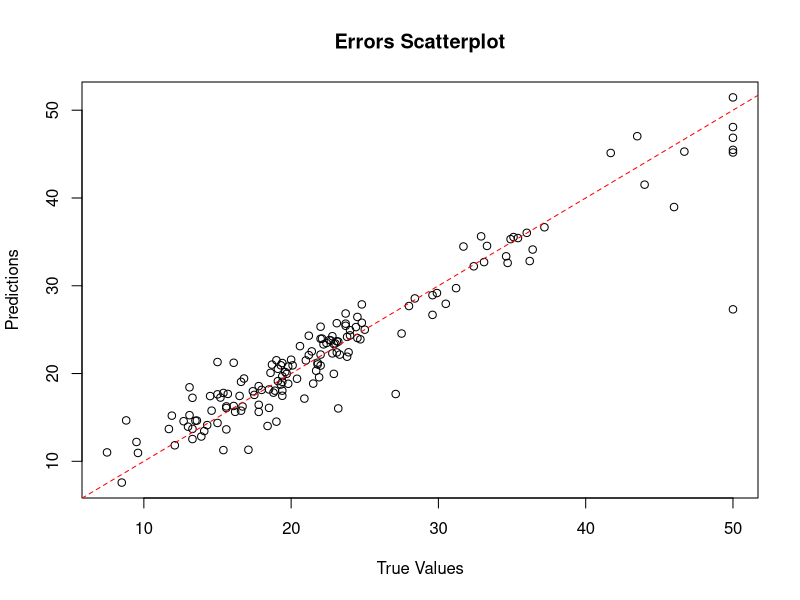
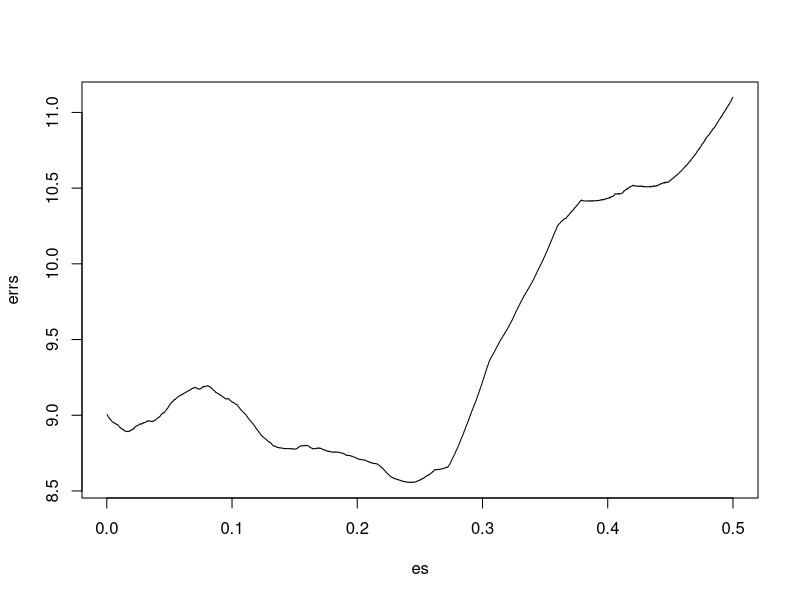

These charts were generated, in order, by the following R code:
## ---- chunk 1
library(e1071)
set.seed(1234)
## ---- chunk 2
data(iris)
## ---- chunk 3
head(iris)
## ---- chunk 4
nrow(iris)
## ---- chunk 5
sampleset <-sample(1:nrow(iris),100)
training<-iris[sampleset,]
test<- iris[-sampleset,]
## ---- chunk 6
model1 <- svm(Species ~.,training)
model2 <- svm(Species ~.,training,cost=20)
## ---- chunk 7
ps1<- predict(model1,test)
ps2<- predict(model2,test)
## ---- chunk 8
mc1 <- table(ps1,test$Species)
mc2 <- table(ps2,test$Species)
## ---- chunk 9
mc1
mc2
## ---- chunk 10
e1 <- 1 - sum( diag(mc1) ) / sum(mc1)
e2 <- 1 - sum( diag(mc2) ) / sum(mc2)

print(e1)
print(e2)
## ---- chunk 11
library(e1071)
data(Boston,package='MASS')
set.seed(1234)
#obtain a random sample from our dataset of 354 rows
sp <- sample(1:nrow(Boston),354)

#define the training set
tr <- Boston[sp,]
#define the test set
ts <- Boston[-sp,]

#The support vector machine
s <- svm(medv ~ .,tr,cost = 10,epsilon=0.1)

#Make predictions on our data
preds <-predict(s,ts)

#find the mean squared error
mean((ts$medv-preds)^2)

#Plot our predicted values vs our True values.
plot(ts$medv,preds,main="Errors Scatterplot", ylab='Predictions', xlab='True Values')

#Define a straight line through the origin that categorizes where accurate predictions should lie.
abline(0,1,col='red',lty=2)
## ---- chunk 12
#Define an epsilon range to test
es <- seq(0.5,0.00001, by=-0.0002)
#Create an array to store our error calculations
errs<- c()

#Loop through each value of epsilon and calculate the error of the model
for(e in es) 
  {
  s<-svm(medv ~ .,tr,cost=10,epsilon=e)
  preds <- predict(s,ts)
  err <-mean((ts$medv-preds)^2)
  
  errs <- c(errs,err)
  }

plot(es,errs,type="l")
